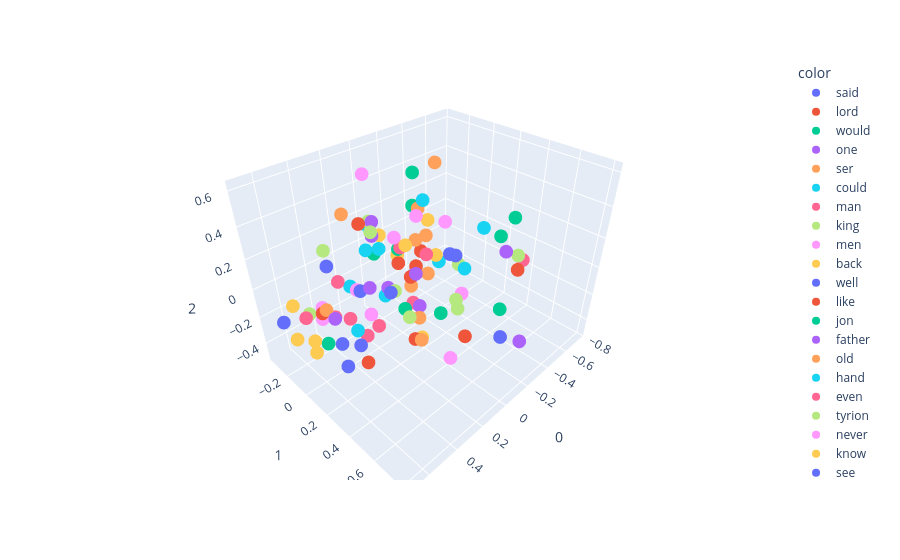

Write notebook code for a chart like this one.
### Code cell
import plotly.express as px 
fig = px.scatter_3d(X[:100],x=0,y=1,z=2,color=y[:100])
fig.show()

### Figure 1 — Plotly figure (JSON) as saved in the notebook; plotly's stock layout.template omitted (floating-point values rounded to 4 significant figures)
{"data": [{"hovertemplate": "color=said<br>0=%{x}<br>1=%{y}<br>2=%{z}<extra></extra>", "legendgroup": "said", "marker": {"color": "#636efa", "symbol": "circle"}, "mode": "markers", "name": "said", "scene": "scene", "showlegend": true, "type": "scatter3d", "x": [0.5062], "y": [0.02128], "z": [0.2465]}, {"hovertemplate": "color=lord<br>0=%{x}<br>1=%{y}<br>2=%{z}<extra></extra>", "legendgroup": "lord", "marker": {"color": "#EF553B", "symbol": "circle"}, "mode": "markers", "name": "lord", "scene": "scene", "showlegend": true, "type": "scatter3d", "x": [0.4095], "y": [0.5418], "z": [0.3996]}, {"hovertemplate": "color=would<br>0=%{x}<br>1=%{y}<br>2=%{z}<extra></extra>", "legendgroup": "would", "marker": {"color": "#00cc96", "symbol": "circle"}, "mode": "markers", "name": "would", "scene": "scene", "showlegend": true, "type": "scatter3d", "x": [0.5141], "y": [-0.0626], "z": [-0.3323]}, {"hovertemplate": "color=one<br>0=%{x}<br>1=%{y}<br>2=%{z}<extra></extra>", "legendgroup": "one", "marker": {"color": "#ab63fa", "symbol": "circle"}, "mode": "markers", "name": "one", "scene": "scene", "showlegend": true, "type": "scatter3d", "x": [0.02105], "y": [0.1283], "z": [-0.004643]}, {"hovertemplate": "color=ser<br>0=%{x}<br>1=%{y}<br>2=%{z}<extra></extra>", "legendgroup": "ser", "marker": {"color": "#FFA15A", "symbol": "circle"}, "mode": "markers", "name": "ser", "scene": "scene", "showlegend": true, "type": "scatter3d", "x": [0.2891], "y": [0.5151], "z": [0.5478]}, {"hovertemplate": "color=could<br>0=%{x}<br>1=%{y}<br>2=%{z}<extra></extra>", "legendgroup": "could", "marker": {"color": "#19d3f3", "symbol": "circle"}, "mode": "markers", "name": "could", "scene": "scene", "showlegend": true, "type": "scatter3d", "x": [0.03045], "y": [-0.1183], "z": [-0.2804]}, {"hovertemplate": "color=man<br>0=%{x}<br>1=%{y}<br>2=%{z}<extra></extra>", "legendgroup": "man", "marker": {"color": "#FF6692", "symbol": "circle"}, "mode": "markers", "name": "man", "scene": "scene", "showlegend": true, "type": "scatter3d", "x": [0.06729], "y": [0.0838], "z": [0.1887]}, {"hovertemplate": "color=king<br>0=%{x}<br>1=%{y}<br>2=%{z}<extra></extra>", "legendgroup": "king", "marker": {"color": "#B6E880", "symbol": "circle"}, "mode": "markers", "name": "king", "scene": "scene", "showlegend": true, "type": "scatter3d", "x": [0.3844], "y": [0.4999], "z": [0.1291]}, {"hovertemplate": "color=men<br>0=%{x}<br>1=%{y}<br>2=%{z}<extra></extra>", "legendgroup": "men", "marker": {"color": "#FF97FF", "symbol": "circle"}, "mode": "markers", "name": "men", "scene": "scene", "showlegend": true, "type": "scatter3d", "x": [0.1146], "y": [0.5241], "z": [-0.3146]}, {"hovertemplate": "color=back<br>0=%{x}<br>1=%{y}<br>2=%{z}<extra></extra>", "legendgroup": "back", "marker": {"color": "#FECB52", "symbol": "circle"}, "mode": "markers", "name": "back", "scene": "scene", "showlegend": true, "type": "scatter3d", "x": [-0.2145], "y": [0.08427], "z": [0.007637]}, {"hovertemplate": "color=well<br>0=%{x}<br>1=%{y}<br>2=%{z}<extra></extra>", "legendgroup": "well", "marker": {"color": "#636efa", "symbol": "circle"}, "mode": "markers", "name": "well", "scene": "scene", "showlegend": true, "type": "scatter3d", "x": [0.4777], "y": [0.2085], "z": [-0.1878]}, {"hovertemplate": "color=like<br>0=%{x}<br>1=%{y}<br>2=%{z}<extra></extra>", "legendgroup": "like", "marker": {"color": "#EF553B", "symbol": "circle"}, "mode": "markers", "name": "like", "scene": "scene", "showlegend": true, "type": "scatter3d", "x": [-0.2477], "y": [-0.1296], "z": [-0.1963]}, {"hovertemplate": "color=jon<br>0=%{x}<br>1=%{y}<br>2=%{z}<extra></extra>", "legendgroup": "jon", "marker": {"color": "#00cc96", "symbol": "circle"}, "mode": "markers", "name": "jon", "scene": "scene", "showlegend": true, "type": "scatter3d", "x": [0.02685], "y": [0.01731], "z": [0.1292]}, {"hovertemplate": "color=father<br>0=%{x}<br>1=%{y}<br>2=%{z}<extra></extra>", "legendgroup": "father", "marker": {"color": "#ab63fa", "symbol": "circle"}, "mode": "markers", "name": "father", "scene": "scene", "showlegend": true, "type": "scatter3d", "x": [0.6675], "y": [0.3021], "z": [0.1706]}, {"hovertemplate": "color=old<br>0=%{x}<br>1=%{y}<br>2=%{z}<extra></extra>", "legendgroup": "old", "marker": {"color": "#FFA15A", "symbol": "circle"}, "mode": "markers", "name": "old", "scene": "scene", "showlegend": true, "type": "scatter3d", "x": [0.03342], "y": [0.2669], "z": [0.08817]}, {"hovertemplate": "color=hand<br>0=%{x}<br>1=%{y}<br>2=%{z}<extra></extra>", "legendgroup": "hand", "marker": {"color": "#19d3f3", "symbol": "circle"}, "mode": "markers", "name": "hand", "scene": "scene", "showlegend": true, "type": "scatter3d", "x": [-0.0927], "y": [0.1009], "z": [0.4278]}, {"hovertemplate": "color=even<br>0=%{x}<br>1=%{y}<br>2=%{z}<extra></extra>", "legendgroup": "even", "marker": {"color": "#FF6692", "symbol": "circle"}, "mode": "markers", "name": "even", "scene": "scene", "showlegend": true, "type": "scatter3d", "x": [0.15], "y": [-0.05159], "z": [-0.418]}, {"hovertemplate": "color=tyrion<br>0=%{x}<br>1=%{y}<br>2=%{z}<extra></extra>", "legendgroup": "tyrion", "marker": {"color": "#B6E880", "symbol": "circle"}, "mode": "markers", "name": "tyrion", "scene": "scene", "showlegend": true, "type": "scatter3d", "x": [0.08293], "y": [-0.1665], "z": [0.2582]}, {"hovertemplate": "color=never<br>0=%{x}<br>1=%{y}<br>2=%{z}<extra></extra>", "legendgroup": "never", "marker": {"color": "#FF97FF", "symbol": "circle"}, "mode": "markers", "name": "never", "scene": "scene", "showlegend": true, "type": "scatter3d", "x": [0.4398], "y": [-0.1997], "z": [-0.1896]}, {"hovertemplate": "color=know<br>0=%{x}<br>1=%{y}<br>2=%{z}<extra></extra>", "legendgroup": "know", "marker": {"color": "#FECB52", "symbol": "circle"}, "mode": "markers", "name": "know", "scene": "scene", "showlegend": true, "type": "scatter3d", "x": [0.6813], "y": [-0.09262], "z": [-0.2103]}, {"hovertemplate": "color=see<br>0=%{x}<br>1=%{y}<br>2=%{z}<extra></extra>", "legendgroup": "see", "marker": {"color": "#636efa", "symbol": "circle"}, "mode": "markers", "name": "see", "scene": "scene", "showlegend": true, "type": "scatter3d", "x": [0.06705], "y": [-0.01926], "z": [-0.1822]}, {"hovertemplate": "color=made<br>0=%{x}<br>1=%{y}<br>2=%{z}<extra></extra>", "legendgroup": "made", "marker": {"color": "#EF553B", "symbol": "circle"}, "mode": "markers", "name": "made", "scene": "scene", "showlegend": true, "type": "scatter3d", "x": [-0.09442], "y": [-0.1268], "z": [-0.09708]}, {"hovertemplate": "color=eyes<br>0=%{x}<br>1=%{y}<br>2=%{z}<extra></extra>", "legendgroup": "eyes", "marker": {"color": "#00cc96", "symbol": "circle"}, "mode": "markers", "name": "eyes", "scene": "scene", "showlegend": true, "type": "scatter3d", "x": [-0.2616], "y": [-0.1682], "z": [0.2297]}, {"hovertemplate": "color=black<br>0=%{x}<br>1=%{y}<br>2=%{z}<extra></extra>", "legendgroup": "black", "marker": {"color": "#ab63fa", "symbol": "circle"}, "mode": "markers", "name": "black", "scene": "scene", "showlegend": true, "type": "scatter3d", "x": [-0.4153], "y": [0.452], "z": [0.1083]}, {"hovertemplate": "color=told<br>0=%{x}<br>1=%{y}<br>2=%{z}<extra></extra>", "legendgroup": "told", "marker": {"color": "#FFA15A", "symbol": "circle"}, "mode": "markers", "name": "told", "scene": "scene", "showlegend": true, "type": "scatter3d", "x": [0.5132], "y": [-0.03087], "z": [-0.0641]}, {"hovertemplate": "color=lady<br>0=%{x}<br>1=%{y}<br>2=%{z}<extra></extra>", "legendgroup": "lady", "marker": {"color": "#19d3f3", "symbol": "circle"}, "mode": "markers", "name": "lady", "scene": "scene", "showlegend": true, "type": "scatter3d", "x": [0.4572], "y": [0.3917], "z": [0.4981]}, {"hovertemplate": "color=thought<br>0=%{x}<br>1=%{y}<br>2=%{z}<extra></extra>", "legendgroup": "thought", "marker": {"color": "#FF6692", "symbol": "circle"}, "mode": "markers", "name": "thought", "scene": "scene", "showlegend": true, "type": "scatter3d", "x": [0.2909], "y": [-0.2353], "z": [-0.0977]}, {"hovertemplate": "color=time<br>0=%{x}<br>1=%{y}<br>2=%{z}<extra></extra>", "legendgroup": "time", "marker": {"color": "#B6E880", "symbol": "circle"}, "mode": "markers", "name": "time", "scene": "scene", "showlegend": true, "type": "scatter3d", "x": [0.02362], "y": [-0.03075], "z": [-0.2]}, {"hovertemplate": "color=long<br>0=%{x}<br>1=%{y}<br>2=%{z}<extra></extra>", "legendgroup": "long", "marker": {"color": "#FF97FF", "symbol": "circle"}, "mode": "markers", "name": "long", "scene": "scene", "showlegend": true, "type": "scatter3d", "x": [-0.2658], "y": [0.2586], "z": [-0.2197]}, {"hovertemplate": "color=might<br>0=%{x}<br>1=%{y}<br>2=%{z}<extra></extra>", "legendgroup": "might", "marker": {"color": "#FECB52", "symbol": "circle"}, "mode": "markers", "name": "might", "scene": "scene", "showlegend": true, "type": "scatter3d", "x": [0.5897], "y": [-0.07224], "z": [-0.27]}, {"hovertemplate": "color=us<br>0=%{x}<br>1=%{y}<br>2=%{z}<extra></extra>", "legendgroup": "us", "marker": {"color": "#636efa", "symbol": "circle"}, "mode": "markers", "name": "us", "scene": "scene", "showlegend": true, "type": "scatter3d", "x": [0.5573], "y": [0.1833], "z": [-0.3068]}, {"hovertemplate": "color=come<br>0=%{x}<br>1=%{y}<br>2=%{z}<extra></extra>", "legendgroup": "come", "marker": {"color": "#EF553B", "symbol": "circle"}, "mode": "markers", "name": "come", "scene": "scene", "showlegend": true, "type": "scatter3d", "x": [0.3748], "y": [0.1143], "z": [-0.4574]}, {"hovertemplate": "color=face<br>0=%{x}<br>1=%{y}<br>2=%{z}<extra></extra>", "legendgroup": "face", "marker": {"color": "#00cc96", "symbol": "circle"}, "mode": "markers", "name": "face", "scene": "scene", "showlegend": true, "type": "scatter3d", "x": [-0.3426], "y": [-0.2485], "z": [0.3969]}, {"hovertemplate": "color=still<br>0=%{x}<br>1=%{y}<br>2=%{z}<extra></extra>", "legendgroup": "still", "marker": {"color": "#ab63fa", "symbol": "circle"}, "mode": "markers", "name": "still", "scene": "scene", "showlegend": true, "type": "scatter3d", "x": [-0.09662], "y": [0.06009], "z": [-0.335]}, {"hovertemplate": "color=head<br>0=%{x}<br>1=%{y}<br>2=%{z}<extra></extra>", "legendgroup": "head", "marker": {"color": "#FFA15A", "symbol": "circle"}, "mode": "markers", "name": "head", "scene": "scene", "showlegend": true, "type": "scatter3d", "x": [-0.324], "y": [-0.03694], "z": [0.5321]}, {"hovertemplate": "color=red<br>0=%{x}<br>1=%{y}<br>2=%{z}<extra></extra>", "legendgroup": "red", "marker": {"color": "#19d3f3", "symbol": "circle"}, "mode": "markers", "name": "red", "scene": "scene", "showlegend": true, "type": "scatter3d", "x": [-0.297], "y": [0.372], "z": [0.2821]}, {"hovertemplate": "color=way<br>0=%{x}<br>1=%{y}<br>2=%{z}<extra></extra>", "legendgroup": "way", "marker": {"color": "#FF6692", "symbol": "circle"}, "mode": "markers", "name": "way", "scene": "scene", "showlegend": true, "type": "scatter3d", "x": [-0.07773], "y": [0.02097], "z": [-0.3197]}, {"hovertemplate": "color=boy<br>0=%{x}<br>1=%{y}<br>2=%{z}<extra></extra>", "legendgroup": "boy", "marker": {"color": "#B6E880", "symbol": "circle"}, "mode": "markers", "name": "boy", "scene": "scene", "showlegend": true, "type": "scatter3d", "x": [0.3086], "y": [0.1441], "z": [0.4146]}, {"hovertemplate": "color=page<br>0=%{x}<br>1=%{y}<br>2=%{z}<extra></extra>", "legendgroup": "page", "marker": {"color": "#FF97FF", "symbol": "circle"}, "mode": "markers", "name": "page", "scene": "scene", "showlegend": true, "type": "scatter3d", "x": [0.2375], "y": [0.2371], "z": [0.3932]}, {"hovertemplate": "color=must<br>0=%{x}<br>1=%{y}<br>2=%{z}<extra></extra>", "legendgroup": "must", "marker": {"color": "#FECB52", "symbol": "circle"}, "mode": "markers", "name": "must", "scene": "scene", "showlegend": true, "type": "scatter3d", "x": [0.6387], "y": [0.01871], "z": [-0.2618]}, {"hovertemplate": "color=queen<br>0=%{x}<br>1=%{y}<br>2=%{z}<extra></extra>", "legendgroup": "queen", "marker": {"color": "#636efa", "symbol": "circle"}, "mode": "markers", "name": "queen", "scene": "scene", "showlegend": true, "type": "scatter3d", "x": [0.4883], "y": [0.2668], "z": [0.2146]}, {"hovertemplate": "color=good<br>0=%{x}<br>1=%{y}<br>2=%{z}<extra></extra>", "legendgroup": "good", "marker": {"color": "#EF553B", "symbol": "circle"}, "mode": "markers", "name": "good", "scene": "scene", "showlegend": true, "type": "scatter3d", "x": [0.4953], "y": [-0.1094], "z": [-0.1448]}, {"hovertemplate": "color=two<br>0=%{x}<br>1=%{y}<br>2=%{z}<extra></extra>", "legendgroup": "two", "marker": {"color": "#00cc96", "symbol": "circle"}, "mode": "markers", "name": "two", "scene": "scene", "showlegend": true, "type": "scatter3d", "x": [-0.1561], "y": [0.629], "z": [-0.06317]}, {"hovertemplate": "color=brother<br>0=%{x}<br>1=%{y}<br>2=%{z}<extra></extra>", "legendgroup": "brother", "marker": {"color": "#ab63fa", "symbol": "circle"}, "mode": "markers", "name": "brother", "scene": "scene", "showlegend": true, "type": "scatter3d", "x": [0.5603], "y": [0.4426], "z": [0.3672]}, {"hovertemplate": "color=night<br>0=%{x}<br>1=%{y}<br>2=%{z}<extra></extra>", "legendgroup": "night", "marker": {"color": "#FFA15A", "symbol": "circle"}, "mode": "markers", "name": "night", "scene": "scene", "showlegend": true, "type": "scatter3d", "x": [0.017], "y": [0.1769], "z": [-0.2934]}, {"hovertemplate": "color=little<br>0=%{x}<br>1=%{y}<br>2=%{z}<extra></extra>", "legendgroup": "little", "marker": {"color": "#19d3f3", "symbol": "circle"}, "mode": "markers", "name": "little", "scene": "scene", "showlegend": true, "type": "scatter3d", "x": [0.1191], "y": [-0.1666], "z": [0.07881]}, {"hovertemplate": "color=took<br>0=%{x}<br>1=%{y}<br>2=%{z}<extra></extra>", "legendgroup": "took", "marker": {"color": "#FF6692", "symbol": "circle"}, "mode": "markers", "name": "took", "scene": "scene", "showlegend": true, "type": "scatter3d", "x": [0.007296], "y": [0.2283], "z": [0.1829]}, {"hovertemplate": "color=came<br>0=%{x}<br>1=%{y}<br>2=%{z}<extra></extra>", "legendgroup": "came", "marker": {"color": "#B6E880", "symbol": "circle"}, "mode": "markers", "name": "came", "scene": "scene", "showlegend": true, "type": "scatter3d", "x": [-0.2641], "y": [0.232], "z": [-0.3545]}, {"hovertemplate": "color=though<br>0=%{x}<br>1=%{y}<br>2=%{z}<extra></extra>", "legendgroup": "though", "marker": {"color": "#FF97FF", "symbol": "circle"}, "mode": "markers", "name": "though", "scene": "scene", "showlegend": true, "type": "scatter3d", "x": [0.1964], "y": [-0.187], "z": [-0.1831]}, {"hovertemplate": "color=say<br>0=%{x}<br>1=%{y}<br>2=%{z}<extra></extra>", "legendgroup": "say", "marker": {"color": "#FECB52", "symbol": "circle"}, "mode": "markers", "name": "say", "scene": "scene", "showlegend": true, "type": "scatter3d", "x": [0.611], "y": [-0.2152], "z": [-0.08653]}, {"hovertemplate": "color=three<br>0=%{x}<br>1=%{y}<br>2=%{z}<extra></extra>", "legendgroup": "three", "marker": {"color": "#636efa", "symbol": "circle"}, "mode": "markers", "name": "three", "scene": "scene", "showlegend": true, "type": "scatter3d", "x": [-0.04742], "y": [0.7257], "z": [-0.1328]}, {"hovertemplate": "color=away<br>0=%{x}<br>1=%{y}<br>2=%{z}<extra></extra>", "legendgroup": "away", "marker": {"color": "#EF553B", "symbol": "circle"}, "mode": "markers", "name": "away", "scene": "scene", "showlegend": true, "type": "scatter3d", "x": [-0.2802], "y": [-0.1152], "z": [-0.08655]}, {"hovertemplate": "color=dead<br>0=%{x}<br>1=%{y}<br>2=%{z}<extra></extra>", "legendgroup": "dead", "marker": {"color": "#00cc96", "symbol": "circle"}, "mode": "markers", "name": "dead", "scene": "scene", "showlegend": true, "type": "scatter3d", "x": [0.06772], "y": [0.1073], "z": [-0.2347]}, {"hovertemplate": "color=son<br>0=%{x}<br>1=%{y}<br>2=%{z}<extra></extra>", "legendgroup": "son", "marker": {"color": "#ab63fa", "symbol": "circle"}, "mode": "markers", "name": "son", "scene": "scene", "showlegend": true, "type": "scatter3d", "x": [0.4818], "y": [0.6536], "z": [0.5099]}, {"hovertemplate": "color=blood<br>0=%{x}<br>1=%{y}<br>2=%{z}<extra></extra>", "legendgroup": "blood", "marker": {"color": "#FFA15A", "symbol": "circle"}, "mode": "markers", "name": "blood", "scene": "scene", "showlegend": true, "type": "scatter3d", "x": [-0.262], "y": [-0.1451], "z": [-0.00713]}, {"hovertemplate": "color=take<br>0=%{x}<br>1=%{y}<br>2=%{z}<extra></extra>", "legendgroup": "take", "marker": {"color": "#19d3f3", "symbol": "circle"}, "mode": "markers", "name": "take", "scene": "scene", "showlegend": true, "type": "scatter3d", "x": [0.4654], "y": [0.177], "z": [-0.1103]}, {"hovertemplate": "color=go<br>0=%{x}<br>1=%{y}<br>2=%{z}<extra></extra>", "legendgroup": "go", "marker": {"color": "#FF6692", "symbol": "circle"}, "mode": "markers", "name": "go", "scene": "scene", "showlegend": true, "type": "scatter3d", "x": [0.2827], "y": [-0.1602], "z": [-0.3449]}, {"hovertemplate": "color=half<br>0=%{x}<br>1=%{y}<br>2=%{z}<extra></extra>", "legendgroup": "half", "marker": {"color": "#B6E880", "symbol": "circle"}, "mode": "markers", "name": "half", "scene": "scene", "showlegend": true, "type": "scatter3d", "x": [-0.2193], "y": [0.2552], "z": [-0.2442]}, {"hovertemplate": "color=make<br>0=%{x}<br>1=%{y}<br>2=%{z}<extra></extra>", "legendgroup": "make", "marker": {"color": "#FF97FF", "symbol": "circle"}, "mode": "markers", "name": "make", "scene": "scene", "showlegend": true, "type": "scatter3d", "x": [0.4486], "y": [-0.1991], "z": [-0.2698]}, {"hovertemplate": "color=arya<br>0=%{x}<br>1=%{y}<br>2=%{z}<extra></extra>", "legendgroup": "arya", "marker": {"color": "#FECB52", "symbol": "circle"}, "mode": "markers", "name": "arya", "scene": "scene", "showlegend": true, "type": "scatter3d", "x": [-0.1358], "y": [-0.3546], "z": [-0.00829]}, {"hovertemplate": "color=saw<br>0=%{x}<br>1=%{y}<br>2=%{z}<extra></extra>", "legendgroup": "saw", "marker": {"color": "#636efa", "symbol": "circle"}, "mode": "markers", "name": "saw", "scene": "scene", "showlegend": true, "type": "scatter3d", "x": [-0.3123], "y": [0.1088], "z": [-0.02029]}, {"hovertemplate": "color=day<br>0=%{x}<br>1=%{y}<br>2=%{z}<extra></extra>", "legendgroup": "day", "marker": {"color": "#EF553B", "symbol": "circle"}, "mode": "markers", "name": "day", "scene": "scene", "showlegend": true, "type": "scatter3d", "x": [0.1194], "y": [0.2473], "z": [-0.3526]}, {"hovertemplate": "color=white<br>0=%{x}<br>1=%{y}<br>2=%{z}<extra></extra>", "legendgroup": "white", "marker": {"color": "#00cc96", "symbol": "circle"}, "mode": "markers", "name": "white", "scene": "scene", "showlegend": true, "type": "scatter3d", "x": [-0.3559], "y": [0.5298], "z": [0.3853]}, {"hovertemplate": "color=jaime<br>0=%{x}<br>1=%{y}<br>2=%{z}<extra></extra>", "legendgroup": "jaime", "marker": {"color": "#ab63fa", "symbol": "circle"}, "mode": "markers", "name": "jaime", "scene": "scene", "showlegend": true, "type": "scatter3d", "x": [0.2442], "y": [0.06741], "z": [0.3323]}, {"hovertemplate": "color=first<br>0=%{x}<br>1=%{y}<br>2=%{z}<extra></extra>", "legendgroup": "first", "marker": {"color": "#FFA15A", "symbol": "circle"}, "mode": "markers", "name": "first", "scene": "scene", "showlegend": true, "type": "scatter3d", "x": [0.2167], "y": [0.4026], "z": [-0.1916]}, {"hovertemplate": "color=look<br>0=%{x}<br>1=%{y}<br>2=%{z}<extra></extra>", "legendgroup": "look", "marker": {"color": "#19d3f3", "symbol": "circle"}, "mode": "markers", "name": "look", "scene": "scene", "showlegend": true, "type": "scatter3d", "x": [0.009129], "y": [-0.2732], "z": [0.1526]}, {"hovertemplate": "color=want<br>0=%{x}<br>1=%{y}<br>2=%{z}<extra></extra>", "legendgroup": "want", "marker": {"color": "#FF6692", "symbol": "circle"}, "mode": "markers", "name": "want", "scene": "scene", "showlegend": true, "type": "scatter3d", "x": [0.5546], "y": [-0.1969], "z": [-0.1971]}, {"hovertemplate": "color=much<br>0=%{x}<br>1=%{y}<br>2=%{z}<extra></extra>", "legendgroup": "much", "marker": {"color": "#B6E880", "symbol": "circle"}, "mode": "markers", "name": "much", "scene": "scene", "showlegend": true, "type": "scatter3d", "x": [0.4863], "y": [-0.2783], "z": [-0.2569]}, {"hovertemplate": "color=enough<br>0=%{x}<br>1=%{y}<br>2=%{z}<extra></extra>", "legendgroup": "enough", "marker": {"color": "#FF97FF", "symbol": "circle"}, "mode": "markers", "name": "enough", "scene": "scene", "showlegend": true, "type": "scatter3d", "x": [0.185], "y": [-0.07472], "z": [-0.3172]}, {"hovertemplate": "color=sword<br>0=%{x}<br>1=%{y}<br>2=%{z}<extra></extra>", "legendgroup": "sword", "marker": {"color": "#FECB52", "symbol": "circle"}, "mode": "markers", "name": "sword", "scene": "scene", "showlegend": true, "type": "scatter3d", "x": [-0.0995], "y": [0.1318], "z": [0.315]}, {"hovertemplate": "color=tell<br>0=%{x}<br>1=%{y}<br>2=%{z}<extra></extra>", "legendgroup": "tell", "marker": {"color": "#636efa", "symbol": "circle"}, "mode": "markers", "name": "tell", "scene": "scene", "showlegend": true, "type": "scatter3d", "x": [0.6932], "y": [-0.1909], "z": [-0.1412]}, {"hovertemplate": "color=girl<br>0=%{x}<br>1=%{y}<br>2=%{z}<extra></extra>", "legendgroup": "girl", "marker": {"color": "#EF553B", "symbol": "circle"}, "mode": "markers", "name": "girl", "scene": "scene", "showlegend": true, "type": "scatter3d", "x": [0.2437], "y": [-0.04081], "z": [0.3589]}, {"hovertemplate": "color=bran<br>0=%{x}<br>1=%{y}<br>2=%{z}<extra></extra>", "legendgroup": "bran", "marker": {"color": "#00cc96", "symbol": "circle"}, "mode": "markers", "name": "bran", "scene": "scene", "showlegend": true, "type": "scatter3d", "x": [-0.0456], "y": [-0.3058], "z": [-0.08725]}, {"hovertemplate": "color=great<br>0=%{x}<br>1=%{y}<br>2=%{z}<extra></extra>", "legendgroup": "great", "marker": {"color": "#ab63fa", "symbol": "circle"}, "mode": "markers", "name": "great", "scene": "scene", "showlegend": true, "type": "scatter3d", "x": [-0.1065], "y": [0.8086], "z": [-0.1481]}, {"hovertemplate": "color=looked<br>0=%{x}<br>1=%{y}<br>2=%{z}<extra></extra>", "legendgroup": "looked", "marker": {"color": "#FFA15A", "symbol": "circle"}, "mode": "markers", "name": "looked", "scene": "scene", "showlegend": true, "type": "scatter3d", "x": [-0.2146], "y": [-0.0687], "z": [0.2659]}, {"hovertemplate": "color=left<br>0=%{x}<br>1=%{y}<br>2=%{z}<extra></extra>", "legendgroup": "left", "marker": {"color": "#19d3f3", "symbol": "circle"}, "mode": "markers", "name": "left", "scene": "scene", "showlegend": true, "type": "scatter3d", "x": [-0.208], "y": [0.3216], "z": [0.02809]}, {"hovertemplate": "color=knew<br>0=%{x}<br>1=%{y}<br>2=%{z}<extra></extra>", "legendgroup": "knew", "marker": {"color": "#FF6692", "symbol": "circle"}, "mode": "markers", "name": "knew", "scene": "scene", "showlegend": true, "type": "scatter3d", "x": [0.3472], "y": [-0.2241], "z": [-0.3322]}, {"hovertemplate": "color=asked<br>0=%{x}<br>1=%{y}<br>2=%{z}<extra></extra>", "legendgroup": "asked", "marker": {"color": "#B6E880", "symbol": "circle"}, "mode": "markers", "name": "asked", "scene": "scene", "showlegend": true, "type": "scatter3d", "x": [0.5019], "y": [0.003487], "z": [0.3299]}, {"hovertemplate": "color=gave<br>0=%{x}<br>1=%{y}<br>2=%{z}<extra></extra>", "legendgroup": "gave", "marker": {"color": "#FF97FF", "symbol": "circle"}, "mode": "markers", "name": "gave", "scene": "scene", "showlegend": true, "type": "scatter3d", "x": [0.07411], "y": [-0.2009], "z": [0.5355]}, {"hovertemplate": "color=maester<br>0=%{x}<br>1=%{y}<br>2=%{z}<extra></extra>", "legendgroup": "maester", "marker": {"color": "#FECB52", "symbol": "circle"}, "mode": "markers", "name": "maester", "scene": "scene", "showlegend": true, "type": "scatter3d", "x": [0.1732], "y": [0.2467], "z": [0.324]}, {"hovertemplate": "color=called<br>0=%{x}<br>1=%{y}<br>2=%{z}<extra></extra>", "legendgroup": "called", "marker": {"color": "#636efa", "symbol": "circle"}, "mode": "markers", "name": "called", "scene": "scene", "showlegend": true, "type": "scatter3d", "x": [0.2328], "y": [0.6422], "z": [0.4758]}, {"hovertemplate": "color=wall<br>0=%{x}<br>1=%{y}<br>2=%{z}<extra></extra>", "legendgroup": "wall", "marker": {"color": "#EF553B", "symbol": "circle"}, "mode": "markers", "name": "wall", "scene": "scene", "showlegend": true, "type": "scatter3d", "x": [-0.2296], "y": [0.3327], "z": [-0.5029]}, {"hovertemplate": "color=every<br>0=%{x}<br>1=%{y}<br>2=%{z}<extra></extra>", "legendgroup": "every", "marker": {"color": "#00cc96", "symbol": "circle"}, "mode": "markers", "name": "every", "scene": "scene", "showlegend": true, "type": "scatter3d", "x": [-0.1118], "y": [0.23], "z": [-0.302]}, {"hovertemplate": "color=heard<br>0=%{x}<br>1=%{y}<br>2=%{z}<extra></extra>", "legendgroup": "heard", "marker": {"color": "#ab63fa", "symbol": "circle"}, "mode": "markers", "name": "heard", "scene": "scene", "showlegend": true, "type": "scatter3d", "x": [0.009221], "y": [-0.114], "z": [-0.2272]}, {"hovertemplate": "color=sansa<br>0=%{x}<br>1=%{y}<br>2=%{z}<extra></extra>", "legendgroup": "sansa", "marker": {"color": "#FFA15A", "symbol": "circle"}, "mode": "markers", "name": "sansa", "scene": "scene", "showlegend": true, "type": "scatter3d", "x": [0.1777], "y": [-0.2889], "z": [0.2933]}, {"hovertemplate": "color=let<br>0=%{x}<br>1=%{y}<br>2=%{z}<extra></extra>", "legendgroup": "let", "marker": {"color": "#19d3f3", "symbol": "circle"}, "mode": "markers", "name": "let", "scene": "scene", "showlegend": true, "type": "scatter3d", "x": [0.2151], "y": [-0.2249], "z": [-0.1667]}, {"hovertemplate": "color=yet<br>0=%{x}<br>1=%{y}<br>2=%{z}<extra></extra>", "legendgroup": "yet", "marker": {"color": "#FF6692", "symbol": "circle"}, "mode": "markers", "name": "yet", "scene": "scene", "showlegend": true, "type": "scatter3d", "x": [0.2732], "y": [-0.009967], "z": [-0.3932]}, {"hovertemplate": "color=went<br>0=%{x}<br>1=%{y}<br>2=%{z}<extra></extra>", "legendgroup": "went", "marker": {"color": "#B6E880", "symbol": "circle"}, "mode": "markers", "name": "went", "scene": "scene", "showlegend": true, "type": "scatter3d", "x": [-0.3961], "y": [0.111], "z": [-0.1361]}, {"hovertemplate": "color=turned<br>0=%{x}<br>1=%{y}<br>2=%{z}<extra></extra>", "legendgroup": "turned", "marker": {"color": "#FF97FF", "symbol": "circle"}, "mode": "markers", "name": "turned", "scene": "scene", "showlegend": true, "type": "scatter3d", "x": [-0.2495], "y": [0.1237], "z": [0.239]}, {"hovertemplate": "color=dany<br>0=%{x}<br>1=%{y}<br>2=%{z}<extra></extra>", "legendgroup": "dany", "marker": {"color": "#FECB52", "symbol": "circle"}, "mode": "markers", "name": "dany", "scene": "scene", "showlegend": true, "type": "scatter3d", "x": [-0.1196], "y": [-0.1628], "z": [-0.06374]}, {"hovertemplate": "color=need<br>0=%{x}<br>1=%{y}<br>2=%{z}<extra></extra>", "legendgroup": "need", "marker": {"color": "#636efa", "symbol": "circle"}, "mode": "markers", "name": "need", "scene": "scene", "showlegend": true, "type": "scatter3d", "x": [0.4669], "y": [0.008736], "z": [-0.3192]}, {"hovertemplate": "color=behind<br>0=%{x}<br>1=%{y}<br>2=%{z}<extra></extra>", "legendgroup": "behind", "marker": {"color": "#EF553B", "symbol": "circle"}, "mode": "markers", "name": "behind", "scene": "scene", "showlegend": true, "type": "scatter3d", "x": [-0.5525], "y": [0.4533], "z": [-0.08691]}, {"hovertemplate": "color=around<br>0=%{x}<br>1=%{y}<br>2=%{z}<extra></extra>", "legendgroup": "around", "marker": {"color": "#00cc96", "symbol": "circle"}, "mode": "markers", "name": "around", "scene": "scene", "showlegend": true, "type": "scatter3d", "x": [-0.7565], "y": [0.1596], "z": [-0.06246]}, {"hovertemplate": "color=woman<br>0=%{x}<br>1=%{y}<br>2=%{z}<extra></extra>", "legendgroup": "woman", "marker": {"color": "#ab63fa", "symbol": "circle"}, "mode": "markers", "name": "woman", "scene": "scene", "showlegend": true, "type": "scatter3d", "x": [0.08296], "y": [-0.1369], "z": [0.2676]}, {"hovertemplate": "color=another<br>0=%{x}<br>1=%{y}<br>2=%{z}<extra></extra>", "legendgroup": "another", "marker": {"color": "#FFA15A", "symbol": "circle"}, "mode": "markers", "name": "another", "scene": "scene", "showlegend": true, "type": "scatter3d", "x": [-0.04162], "y": [0.04564], "z": [-0.1544]}, {"hovertemplate": "color=snow<br>0=%{x}<br>1=%{y}<br>2=%{z}<extra></extra>", "legendgroup": "snow", "marker": {"color": "#19d3f3", "symbol": "circle"}, "mode": "markers", "name": "snow", "scene": "scene", "showlegend": true, "type": "scatter3d", "x": [-0.2701], "y": [0.05622], "z": [-0.07934]}, {"hovertemplate": "color=beneath<br>0=%{x}<br>1=%{y}<br>2=%{z}<extra></extra>", "legendgroup": "beneath", "marker": {"color": "#FF6692", "symbol": "circle"}, "mode": "markers", "name": "beneath", "scene": "scene", "showlegend": true, "type": "scatter3d", "x": [-0.7425], "y": [0.3605], "z": [-0.1501]}, {"hovertemplate": "color=across<br>0=%{x}<br>1=%{y}<br>2=%{z}<extra></extra>", "legendgroup": "across", "marker": {"color": "#B6E880", "symbol": "circle"}, "mode": "markers", "name": "across", "scene": "scene", "showlegend": true, "type": "scatter3d", "x": [-0.6689], "y": [0.3691], "z": [-0.0764]}, {"hovertemplate": "color=knight<br>0=%{x}<br>1=%{y}<br>2=%{z}<extra></extra>", "legendgroup": "knight", "marker": {"color": "#FF97FF", "symbol": "circle"}, "mode": "markers", "name": "knight", "scene": "scene", "showlegend": true, "type": "scatter3d", "x": [0.2863], "y": [0.4516], "z": [0.618]}, {"hovertemplate": "color=keep<br>0=%{x}<br>1=%{y}<br>2=%{z}<extra></extra>", "legendgroup": "keep", "marker": {"color": "#FECB52", "symbol": "circle"}, "mode": "markers", "name": "keep", "scene": "scene", "showlegend": true, "type": "scatter3d", "x": [0.07568], "y": [0.2599], "z": [-0.3592]}], "layout": {"legend": {"title": {"text": "color"}, "tracegroupgap": 0}, "margin": {"t": 60}, "scene": {"domain": {"x": [0, 1], "y": [0, 1]}, "xaxis": {"title": {"text": "0"}}, "yaxis": {"title": {"text": "1"}}, "zaxis": {"title": {"text": "2"}}}}}
